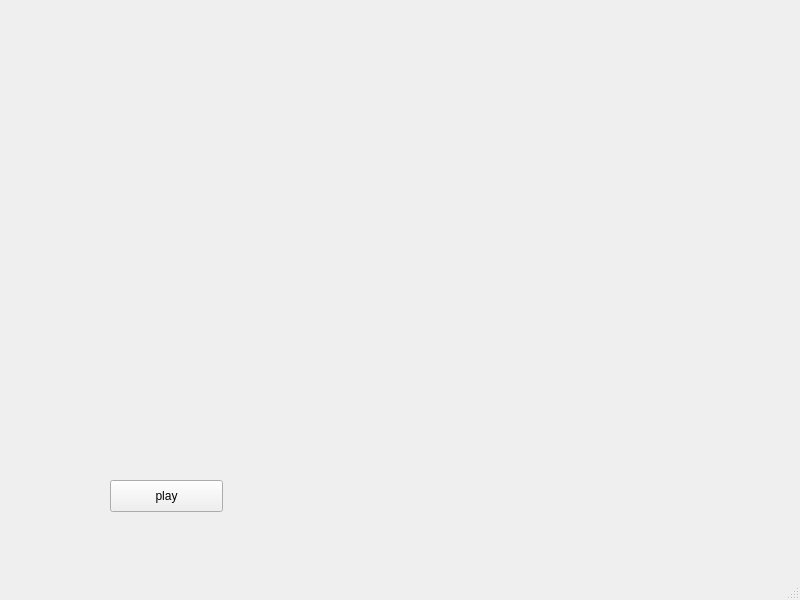
<?xml version="1.0" encoding="UTF-8"?>
<ui version="4.0">
 <class>MainWindow</class>
 <widget class="QMainWindow" name="MainWindow">
  <property name="geometry">
   <rect>
    <x>0</x>
    <y>0</y>
    <width>800</width>
    <height>600</height>
   </rect>
  </property>
  <property name="windowTitle">
   <string>MainWindow</string>
  </property>
  <widget class="QWidget" name="centralwidget">
   <widget class="QPushButton" name="pushButton">
    <property name="geometry">
     <rect>
      <x>110</x>
      <y>480</y>
      <width>113</width>
      <height>32</height>
     </rect>
    </property>
    <property name="text">
     <string>play</string>
    </property>
   </widget>
  </widget>
  <widget class="QMenuBar" name="menubar">
   <property name="geometry">
    <rect>
     <x>0</x>
     <y>0</y>
     <width>800</width>
     <height>22</height>
    </rect>
   </property>
  </widget>
  <widget class="QStatusBar" name="statusbar"/>
 </widget>
 <resources/>
 <connections/>
</ui>
